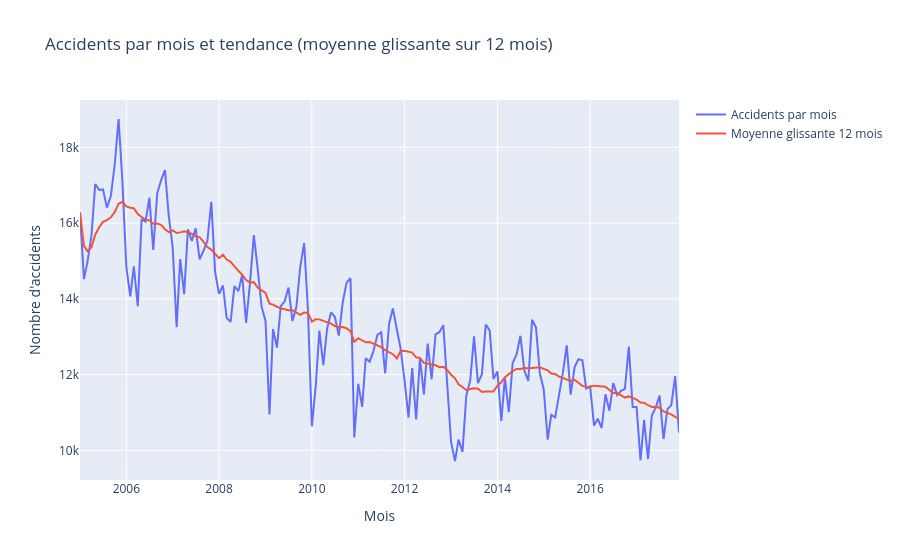
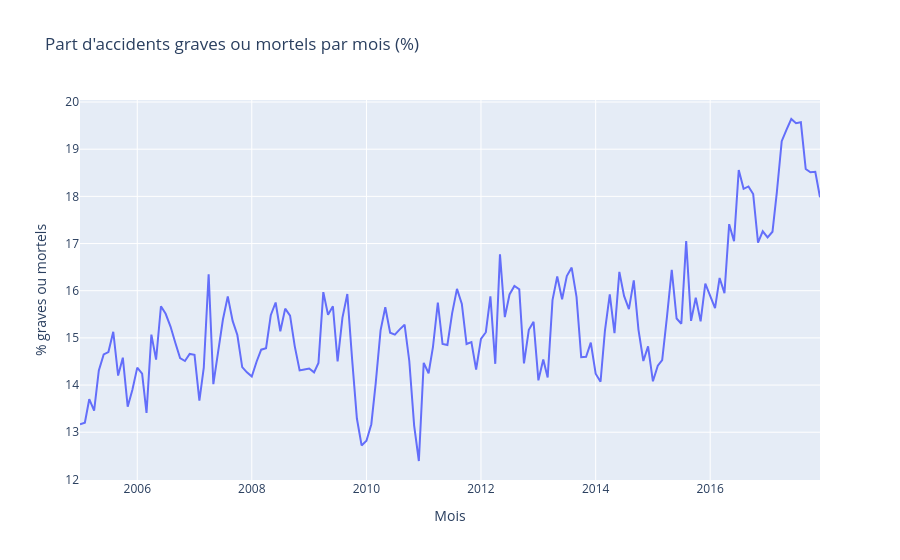

Here is the notebook cell these charts were saved with, in order:
### Code cell
# Graphique 3 — Évolution temporelle (lue depuis la table Gold : 156 mois)
import plotly.express as px

pdf_time = (spark.read.format("delta").load(GOLD_TIME_PATH)
            .select("mois", "nb_accidents", "moy_glissante_12m", "pct_graves_mortels")
            .orderBy("mois")
            .toPandas())

# 3a) Nombre d'accidents par mois + tendance lissée
fig = px.line(
    pdf_time.rename(columns={"nb_accidents": "Accidents par mois",
                             "moy_glissante_12m": "Moyenne glissante 12 mois"}),
    x="mois", y=["Accidents par mois", "Moyenne glissante 12 mois"],
    labels={"mois": "Mois", "value": "Nombre d'accidents", "variable": ""},
    title="Accidents par mois et tendance (moyenne glissante sur 12 mois)",
)
fig.show()

# 3b) Part d'accidents graves ou mortels
fig = px.line(
    pdf_time, x="mois", y="pct_graves_mortels",
    labels={"mois": "Mois", "pct_graves_mortels": "% graves ou mortels"},
    title="Part d'accidents graves ou mortels par mois (%)",
)
fig.show()

### Figure 1 — Plotly figure (JSON) as saved in the notebook; plotly's stock layout.template omitted (floating-point values rounded to 4 significant figures; data arrays with more than 128 entries replaced by an {"elided": "..."} marker saying what was removed)
{"data": [{"hovertemplate": "=Accidents par mois<br>Mois=%{x}<br>Nombre d'accidents=%{y}<extra></extra>", "legendgroup": "Accidents par mois", "line": {"color": "#636efa", "dash": "solid"}, "marker": {"symbol": "circle"}, "mode": "lines", "name": "Accidents par mois", "orientation": "v", "showlegend": true, "type": "scatter", "x": {"elided": "156 str values"}, "xaxis": "x", "y": {"elided": "156 float values"}, "yaxis": "y"}, {"hovertemplate": "=Moyenne glissante 12 mois<br>Mois=%{x}<br>Nombre d'accidents=%{y}<extra></extra>", "legendgroup": "Moyenne glissante 12 mois", "line": {"color": "#EF553B", "dash": "solid"}, "marker": {"symbol": "circle"}, "mode": "lines", "name": "Moyenne glissante 12 mois", "orientation": "v", "showlegend": true, "type": "scatter", "x": {"elided": "156 str values"}, "xaxis": "x", "y": {"elided": "156 float values"}, "yaxis": "y"}], "layout": {"legend": {"title": {"text": ""}, "tracegroupgap": 0}, "title": {"text": "Accidents par mois et tendance (moyenne glissante sur 12 mois)"}, "xaxis": {"anchor": "y", "domain": [0, 1], "title": {"text": "Mois"}}, "yaxis": {"anchor": "x", "domain": [0, 1], "title": {"text": "Nombre d'accidents"}}}}

### Figure 2 — Plotly figure (JSON) as saved in the notebook; plotly's stock layout.template omitted (floating-point values rounded to 4 significant figures; data arrays with more than 128 entries replaced by an {"elided": "..."} marker saying what was removed)
{"data": [{"hovertemplate": "Mois=%{x}<br>% graves ou mortels=%{y}<extra></extra>", "legendgroup": "", "line": {"color": "#636efa", "dash": "solid"}, "marker": {"symbol": "circle"}, "mode": "lines", "name": "", "orientation": "v", "showlegend": false, "type": "scatter", "x": {"elided": "156 str values"}, "xaxis": "x", "y": {"elided": "156 float values"}, "yaxis": "y"}], "layout": {"legend": {"tracegroupgap": 0}, "title": {"text": "Part d'accidents graves ou mortels par mois (%)"}, "xaxis": {"anchor": "y", "domain": [0, 1], "title": {"text": "Mois"}}, "yaxis": {"anchor": "x", "domain": [0, 1], "title": {"text": "% graves ou mortels"}}}}
